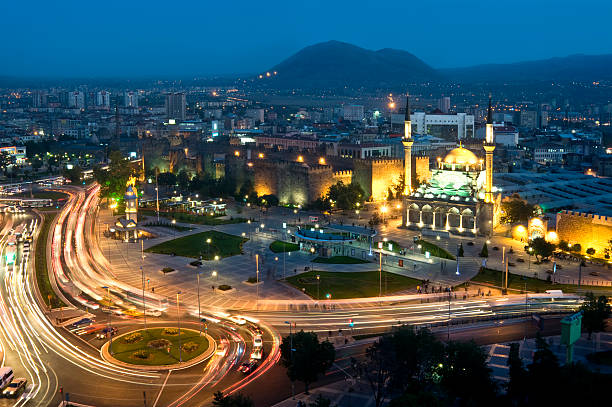
#> input picture Python-OpenCV/Resim Okutma/kayseri.jpg, 612 x 407 px
$ python 'resim boyutu.py'
#> lines starting #> are read from the running program, lines starting #| are printed output that depends on the picture
import cv2 as cv

resim_2 = cv.imread("kayseri.jpg")
#> resim_2 is the input picture: shape (407, 612, 3); mean B, G, R 88.8, 86.4, 68.9

cv.namedWindow("RESİM")

resim_2 = cv.resize(resim_2,(100,100))# resim ekran boyutunu ayarlamamızı sağlar
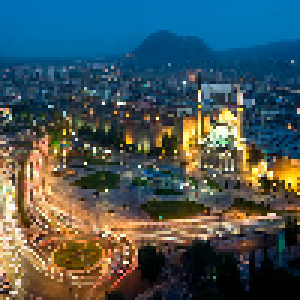
#> resim_2: shape (100, 100, 3) (shown 3 times larger); mean B, G, R 88.7, 86.3, 68.8

cv.imshow("RESİM",resim_2)


cv.waitKey(0)
cv.destroyAllWindows()

$ run again, with Python-OpenCV/Resim Okutma/resim.png saved as Python-OpenCV/Resim Okutma/kayseri.jpg
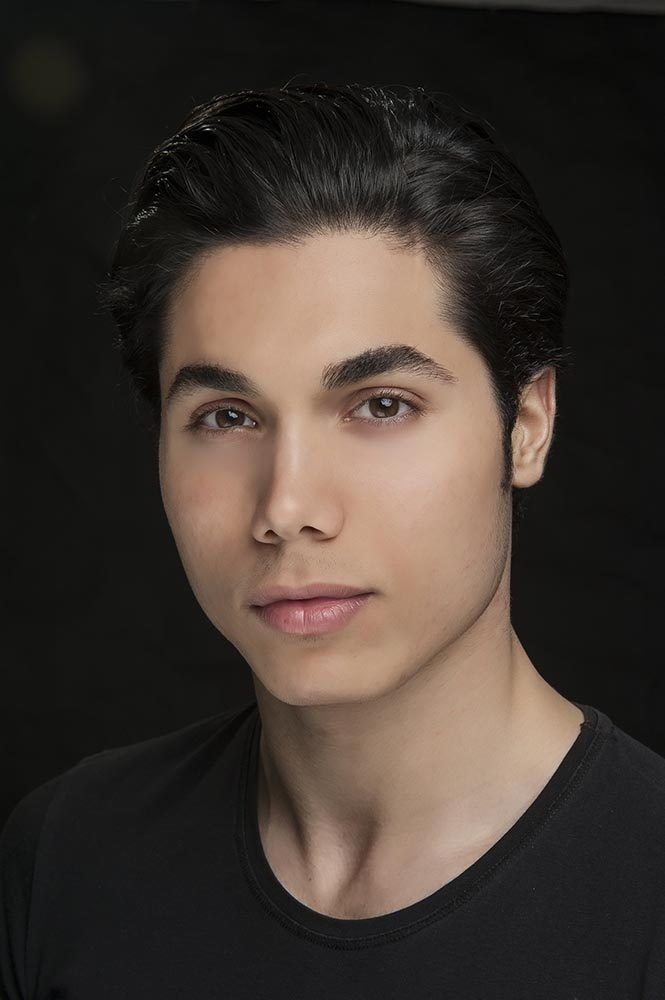
#> input picture Python-OpenCV/Resim Okutma/resim.png, 665 x 1000 px
#> resim_2 is the input picture: shape (1000, 665, 3); mean B, G, R 48.6, 55.1, 64.8
#> `resim_2 = cv.resize(resim_2,(100,100))# resim ekran boyutunu ayarlamam..`:
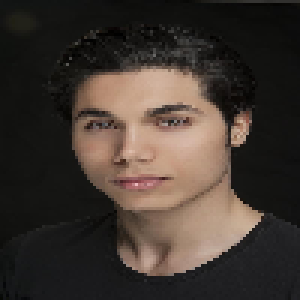
#> resim_2: shape (100, 100, 3) (shown 3 times larger); mean B, G, R 48.6, 55.2, 64.8
